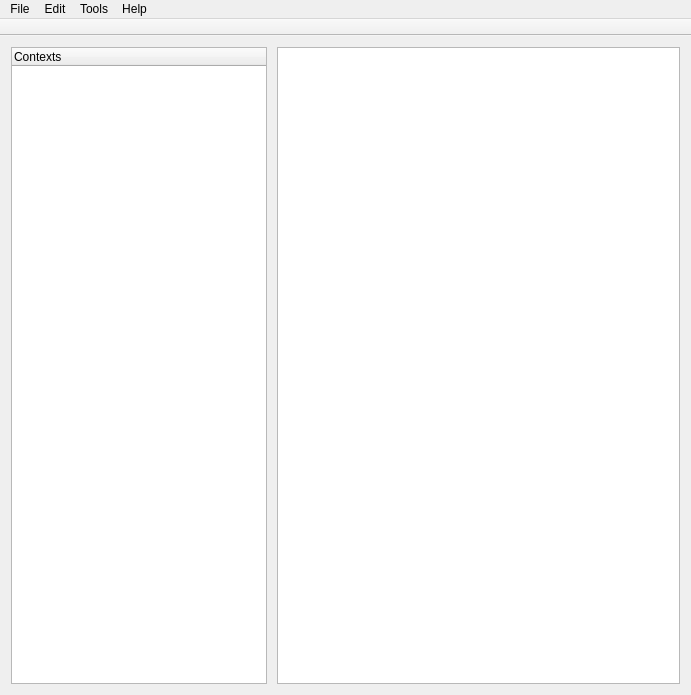
<?xml version="1.0" encoding="UTF-8"?>
<ui version="4.0">
 <class>MainWindow</class>
 <widget class="QMainWindow" name="MainWindow">
  <property name="geometry">
   <rect>
    <x>0</x>
    <y>0</y>
    <width>691</width>
    <height>695</height>
   </rect>
  </property>
  <property name="sizePolicy">
   <sizepolicy hsizetype="Preferred" vsizetype="Expanding">
    <horstretch>0</horstretch>
    <verstretch>0</verstretch>
   </sizepolicy>
  </property>
  <property name="windowTitle">
   <string>ElcoLinguist</string>
  </property>
  <property name="windowIcon">
   <iconset resource="../../icons/icons.qrc">
    <normaloff>:/el.ico</normaloff>:/el.ico</iconset>
  </property>
  <widget class="QWidget" name="centralWidget">
   <property name="sizePolicy">
    <sizepolicy hsizetype="Maximum" vsizetype="Maximum">
     <horstretch>0</horstretch>
     <verstretch>0</verstretch>
    </sizepolicy>
   </property>
   <layout class="QVBoxLayout" name="verticalLayout">
    <item>
     <layout class="QHBoxLayout" name="horizontalLayout">
      <property name="spacing">
       <number>0</number>
      </property>
      <property name="sizeConstraint">
       <enum>QLayout::SetFixedSize</enum>
      </property>
      <item>
       <widget class="QTreeWidget" name="contextTree">
        <property name="sizePolicy">
         <sizepolicy hsizetype="Fixed" vsizetype="Expanding">
          <horstretch>0</horstretch>
          <verstretch>0</verstretch>
         </sizepolicy>
        </property>
        <property name="maximumSize">
         <size>
          <width>13000000</width>
          <height>16777215</height>
         </size>
        </property>
        <column>
         <property name="text">
          <string>Contexts</string>
         </property>
        </column>
       </widget>
      </item>
      <item>
       <spacer name="horizontalSpacer">
        <property name="orientation">
         <enum>Qt::Horizontal</enum>
        </property>
        <property name="sizeType">
         <enum>QSizePolicy::Fixed</enum>
        </property>
        <property name="sizeHint" stdset="0">
         <size>
          <width>10</width>
          <height>20</height>
         </size>
        </property>
       </spacer>
      </item>
      <item>
       <widget class="QTableView" name="languageTable"/>
      </item>
     </layout>
    </item>
   </layout>
  </widget>
  <widget class="QToolBar" name="topToolBar">
   <property name="windowTitle">
    <string>toolBar</string>
   </property>
   <property name="toolTip">
    <string/>
   </property>
   <property name="movable">
    <bool>false</bool>
   </property>
   <attribute name="toolBarArea">
    <enum>TopToolBarArea</enum>
   </attribute>
   <attribute name="toolBarBreak">
    <bool>false</bool>
   </attribute>
  </widget>
  <widget class="QMenuBar" name="menuBar">
   <property name="geometry">
    <rect>
     <x>0</x>
     <y>0</y>
     <width>691</width>
     <height>22</height>
    </rect>
   </property>
   <widget class="QMenu" name="menuFile">
    <property name="title">
     <string>File</string>
    </property>
    <addaction name="separator"/>
   </widget>
   <widget class="QMenu" name="menuEdit">
    <property name="title">
     <string>Edit</string>
    </property>
    <addaction name="separator"/>
   </widget>
   <widget class="QMenu" name="menuHelp">
    <property name="title">
     <string>Help</string>
    </property>
   </widget>
   <widget class="QMenu" name="menuTools">
    <property name="title">
     <string>Tools</string>
    </property>
   </widget>
   <addaction name="menuFile"/>
   <addaction name="menuEdit"/>
   <addaction name="menuTools"/>
   <addaction name="menuHelp"/>
  </widget>
  <action name="actionFind_Replace">
   <property name="text">
    <string>Find \&amp; Replace</string>
   </property>
  </action>
 </widget>
 <layoutdefault spacing="6" margin="11"/>
 <resources>
  <include location="../../icons/icons.qrc"/>
 </resources>
 <connections/>
</ui>
